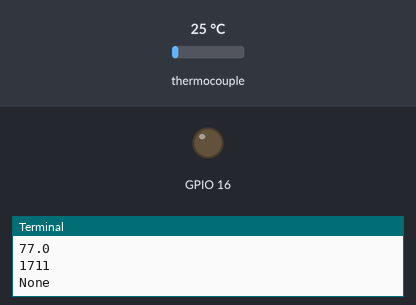
This program was run on a simulated Raspberry Pi (BCM pin numbers). Parts: output pins drawn as LEDs (lit = HIGH), the last lines printed to the terminal. The inputs (shaded band) are chosen by the test bench; at power-on: thermocouple 25 °C. The clock reads 2024-03-15 10:24:30 at power-on unless the program sets it.

Above: at 0.1 s.
At 10.1 s:
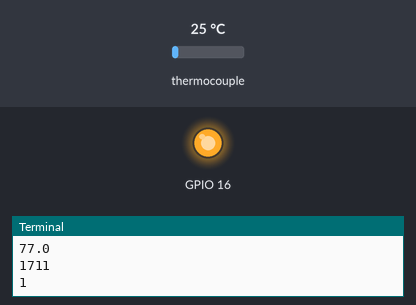
Timing chart, 0 to 11.6 s (numbered marks = the images above):
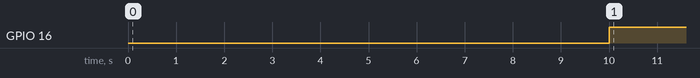

The program:

first-glaze.py
```python
import atexit
import time
import board
import busio
import digitalio
import adafruit_max31855
import RPi.GPIO as GPIO
from pid import PID

spi = busio.SPI(board.SCK, MOSI=board.MOSI, MISO=board.MISO)
cs = digitalio.DigitalInOut(board.D5)

max31855 = adafruit_max31855.MAX31855(spi, cs)

GPIO.setmode(GPIO.BCM)
GPIO.setup(16, GPIO.OUT)

#goal_temperature = max31855.temperature * 9 / 5 + 32
goal_temperature = 1711
period = 10

pid = PID(0.02, 0.00005, 0, 0, 1)
last_good_temperature = 0

def cleanup():
	GPIO.output(16, GPIO.LOW)

atexit.register(cleanup)


stage = 0
soak_counter = 0

while True:
	try:
		tempC = max31855.temperature

		if tempC == 0:
			raise RuntimeError('temperature is exactly zero, probably an issue')
	except RuntimeError:
		print('runtime error')
	else:
		tempF = tempC * 9 / 5 + 32
		print(tempF)

		last_good_temperature = tempF

	pid_out = pid.update(last_good_temperature, goal_temperature, time.time())
	print(goal_temperature)
	print(pid_out)


	if pid_out is None:
		time.sleep(period)
	else:
		time_on = period * pid_out
		time_off = period - time_on

		if time_off > 0:
			GPIO.output(16, GPIO.LOW)
			time.sleep(time_off)

		if time_on > 0:
			GPIO.output(16, GPIO.HIGH)
			time.sleep(time_on)

	if last_good_temperature >= 1711 and stage == 0:
		stage = 1
		pid.integral = 0

	if stage == 1:
		goal_temperature += 0.75

		if goal_temperature >= 1911:
			stage = 2

	if stage == 2:
		goal_temperature = 1911
		soak_counter += period

		print('Soak counter', soak_counter)

		if soak_counter >= 60 * 5:
			break
```

pid.py
```python
class PID:
	def __init__(self, kp, ki, kd, min_out, max_out):
		self.kp = kp
		self.ki = ki
		self.kd = kd

		self.min_out = min_out
		self.max_out = max_out

		self.last_error = None
		self.last_time = None
		self.integral = 0

	def update(self, value, target, time):
		error = target - value

		if self.last_error is None:
			self.last_error = error
			self.last_time = time
			return None

		dt = time - self.last_time

		# Use ki when calculating integral to prevent massive growth
		# and keep output from jumping when changing ki
		self.integral += self.ki * error * dt
		derivative = (error - self.last_error) / dt

		# multiplied by ki above (because multiplication is distributive)
		output = self.kp * error + self.integral + self.kd * derivative

		# Clamp integral and output
		# Clamping integral reduces windup
		self.integral = min(max(self.integral, self.min_out), self.max_out)
		output = min(max(output, self.min_out), self.max_out)

		self.last_time = time
		self.last_error = error

		return output
```

Measured:
- by itself, GPIO 16: LOW → HIGH at 10.0 s
